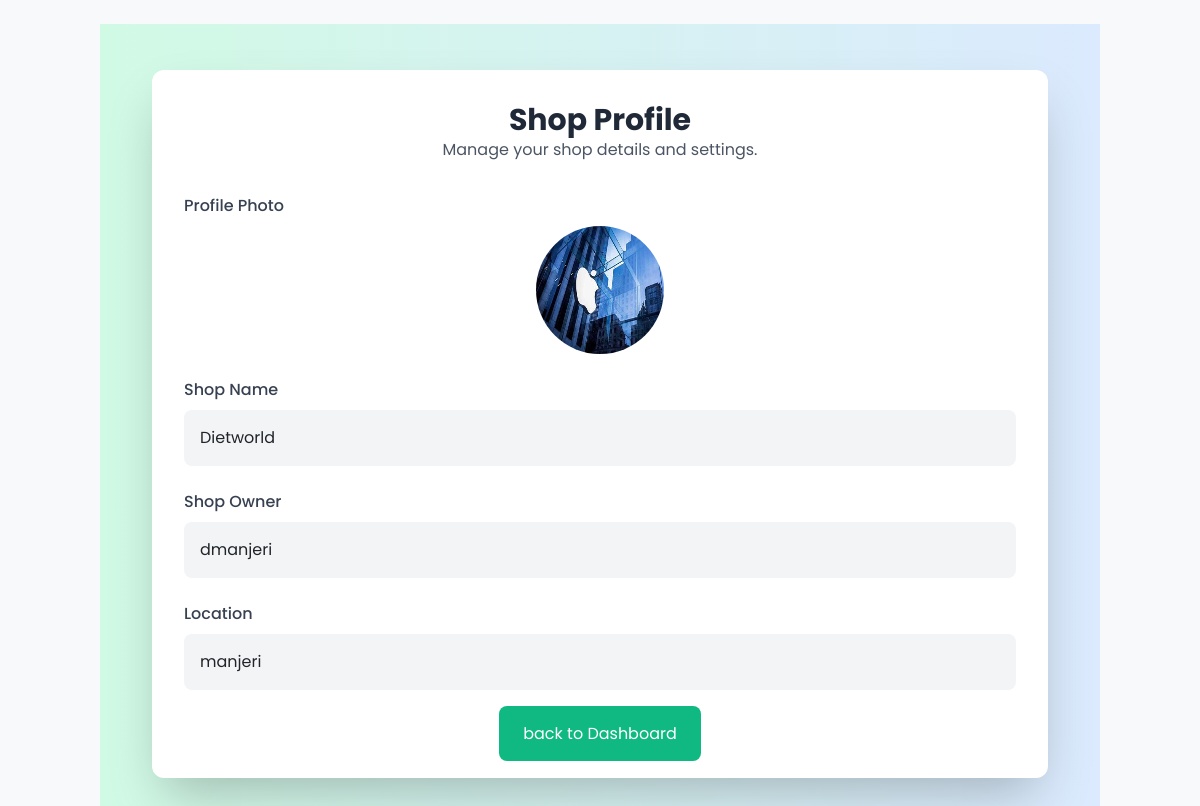
The app's page /shops/profile/ (signed in) with its own data.
### shops/models.py (models this page shows, shortened)
class Shop(models.Model):
    shop_owner = models.OneToOneField(User, on_delete=models.CASCADE)
    shop_name = models.CharField(max_length=255)
    profile_photo = models.ImageField(upload_to='shop_profile_photos/', blank=True, null=True)
    phone_number = models.CharField(max_length=15, blank=True, null=True)
    address = models.TextField(blank=True, null=True)
    location = models.CharField(max_length=255)

### shops/views.py (the view)
# urls.py: path('profile/', views.shop_profile, name='shop_profile'),
@login_required
def shop_profile(request):
    shop = get_object_or_404(Shop, shop_owner=request.user)
    return render(request, 'shops/shop_profile.html', {'shop': shop})

### shops/templates/shops/shop_profile.html (shortened to what this page needs)
{% extends 'base.html' %}
{% block content %}
<link href="https://cdn.jsdelivr.net/npm/tailwindcss@2.2.19/dist/tailwind.min.css" rel="stylesheet">
<div class="bg-gradient-to-r from-green-100 to-blue-100 flex items-center justify-center min-h-screen">
    <div class="max-w-4xl w-full bg-white rounded-xl shadow-2xl p-8">
        <div class="text-center mb-8">
            <h1 class="text-3xl font-bold text-gray-800">Shop Profile</h1>
            <p class="text-gray-600">Manage your shop details and settings.</p>
        </div>
        <div class="space-y-6">
             {% if shop.profile_photo %}
             <div>
                 <label class="block text-gray-700 font-medium mb-2">Profile Photo</label>
                 <img src="{{ shop.profile_photo.url }}" alt="Shop Profile Photo" class="w-32 h-32 rounded-full mx-auto">
             </div>
             {% endif %}
            <div>
                <label class="block text-gray-700 font-medium mb-2">Shop Name</label>
                <p class="bg-gray-100 p-3 rounded-lg">{{ shop.shop_name }}</p>
            </div>
            <div>
                <label class="block text-gray-700 font-medium mb-2">Shop Owner</label>
                <p class="bg-gray-100 p-3 rounded-lg">{{ shop.shop_owner.username }}</p>
            </div>
            <div>
                <label class="block text-gray-700 font-medium mb-2">Location</label>
                <p class="bg-gray-100 p-3 rounded-lg">{{ shop.location }}</p>
            </div>
        </div>
        <div class="mt-8 text-center">
            <a href="{% url 'shop_dashboard' %}" class="bg-green-500 text-white px-6 py-3 rounded-lg hover:bg-green-600 transition duration-300">
                back to Dashboard
            </a>
        </div>
    </div>
</div>
{% endblock %}

### static/css/styles.css (style rules this page uses)
body { background-color: #f8f9fa; }

### shops/templates/shops/shop_profile.html (style rules this page uses)
body { font-family: 'Poppins', sans-serif; }

### records on screen
Shop: profile_photo (picture), shop_name "Dietworld", shop_owner.username "dmanjeri", location "manjeri"
